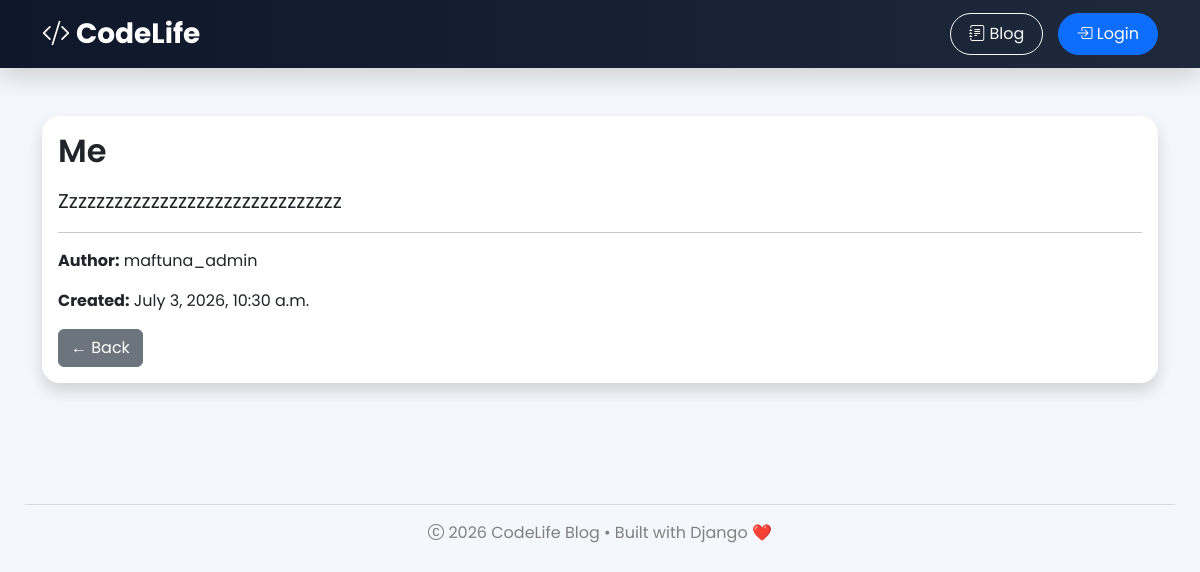
Page /blog/11/ on the committed database.
### blog/models.py (models this page shows, shortened)
class Post(models.Model):
    title=models.CharField(max_length=200)
    content=models.TextField()
    author=models.ForeignKey(
        User,
        on_delete=models.CASCADE
    )
    created_at=models.DateTimeField(auto_now_add=True)

### blog/views.py (the view)
# urls.py: path("<int:pk>/", views.post_detail, name="post_detail"),
def post_detail(request, pk):
    post = get_object_or_404(Post,pk=pk)
    context={
        "post":post
    }
    return render (request, "blog/post_detail.html",context)

### blog/templates/blog/post_detail.html (shortened to what this page needs)
{% extends "base.html" %}
{% block content %}
<div class="card shadow">
    <div class="card-body">
        <h2 class="mb-3">
            {{ post.title }}
        </h2>
        <p class="fs-5">
            {{ post.content }}
        </p>
        <hr>
        <p>
            <strong>Author:</strong>
            {{ post.author }}
        </p>
        <p>
            <strong>Created:</strong>
            {{ post.created_at }}
        </p>
        <a href="{% url 'post_list' %}"
           class="btn btn-secondary">
            ← Back
        </a>
    </div>
</div>
{% endblock %}

### templates/base.html (style rules this page uses)
body { background:#f4f7fb; font-family:'Poppins',sans-serif; }
.card { border:none; border-radius:18px; box-shadow:0 15px 35px rgba(0,0,0,.08); transition:.35s; }
a { text-decoration:none; }
h1,h2,h3 { font-weight:600; }

### rows in the picture
Post: title "Me", content "Zzzzzzzzzzzzzzzzzzzzzzzzzzzzzzz", author "maftuna_admin", created_at "July 3, 2026, 10:30 a.m."
